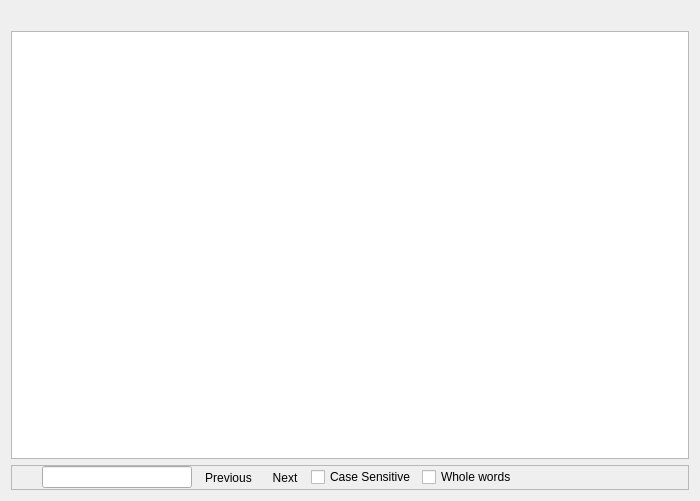
<?xml version="1.0" encoding="UTF-8"?>
<ui version="4.0">
 <class>ModuleViewer</class>
 <widget class="QWidget" name="ModuleViewer">
  <property name="geometry">
   <rect>
    <x>0</x>
    <y>0</y>
    <width>700</width>
    <height>501</height>
   </rect>
  </property>
  <property name="mouseTracking">
   <bool>false</bool>
  </property>
  <property name="windowTitle">
   <string>Form</string>
  </property>
  <layout class="QGridLayout" name="gridLayout">
   <item row="0" column="0">
    <widget class="QLabel" name="LAStatus">
     <property name="mouseTracking">
      <bool>false</bool>
     </property>
     <property name="text">
      <string/>
     </property>
    </widget>
   </item>
   <item row="1" column="0">
    <widget class="QTextBrowser" name="viewer">
     <property name="autoFormatting">
      <set>QTextEdit::AutoAll</set>
     </property>
     <property name="tabChangesFocus">
      <bool>true</bool>
     </property>
     <property name="lineWrapMode">
      <enum>QTextEdit::NoWrap</enum>
     </property>
    </widget>
   </item>
   <item row="2" column="0">
    <widget class="QFrame" name="frameFind">
     <property name="frameShape">
      <enum>QFrame::StyledPanel</enum>
     </property>
     <property name="frameShadow">
      <enum>QFrame::Raised</enum>
     </property>
     <layout class="QHBoxLayout">
      <property name="spacing">
       <number>6</number>
      </property>
      <property name="margin">
       <number>0</number>
      </property>
      <item>
       <widget class="QToolButton" name="toolClose">
        <property name="text">
         <string/>
        </property>
        <property name="icon">
         <iconset resource="../../../../resources/resources.qrc">
          <normaloff>:/images/images/close.png</normaloff>:/images/images/close.png</iconset>
        </property>
        <property name="autoRaise">
         <bool>true</bool>
        </property>
       </widget>
      </item>
      <item>
       <widget class="QLineEdit" name="LEEditFind">
        <property name="sizePolicy">
         <sizepolicy hsizetype="Fixed" vsizetype="Fixed">
          <horstretch>0</horstretch>
          <verstretch>0</verstretch>
         </sizepolicy>
        </property>
        <property name="minimumSize">
         <size>
          <width>150</width>
          <height>0</height>
         </size>
        </property>
       </widget>
      </item>
      <item>
       <widget class="QToolButton" name="toolPrevious">
        <property name="text">
         <string>Previous</string>
        </property>
        <property name="icon">
         <iconset resource="../../../../resources/resources.qrc">
          <normaloff>:/images/images/searchprevious.png</normaloff>:/images/images/searchprevious.png</iconset>
        </property>
        <property name="toolButtonStyle">
         <enum>Qt::ToolButtonTextBesideIcon</enum>
        </property>
        <property name="autoRaise">
         <bool>true</bool>
        </property>
       </widget>
      </item>
      <item>
       <widget class="QToolButton" name="toolNext">
        <property name="minimumSize">
         <size>
          <width>0</width>
          <height>0</height>
         </size>
        </property>
        <property name="text">
         <string>Next</string>
        </property>
        <property name="icon">
         <iconset resource="../../../../resources/resources.qrc">
          <normaloff>:/images/images/searchnext.png</normaloff>:/images/images/searchnext.png</iconset>
        </property>
        <property name="toolButtonStyle">
         <enum>Qt::ToolButtonTextBesideIcon</enum>
        </property>
        <property name="autoRaise">
         <bool>true</bool>
        </property>
        <property name="arrowType">
         <enum>Qt::NoArrow</enum>
        </property>
       </widget>
      </item>
      <item>
       <widget class="QCheckBox" name="checkCase">
        <property name="text">
         <string>Case Sensitive</string>
        </property>
       </widget>
      </item>
      <item>
       <widget class="QCheckBox" name="checkWholeWords">
        <property name="text">
         <string>Whole words</string>
        </property>
       </widget>
      </item>
      <item>
       <widget class="QLabel" name="LAWrapped">
        <property name="minimumSize">
         <size>
          <width>0</width>
          <height>20</height>
         </size>
        </property>
        <property name="maximumSize">
         <size>
          <width>105</width>
          <height>20</height>
         </size>
        </property>
        <property name="text">
         <string/>
        </property>
        <property name="textFormat">
         <enum>Qt::RichText</enum>
        </property>
        <property name="scaledContents">
         <bool>true</bool>
        </property>
        <property name="alignment">
         <set>Qt::AlignLeading|Qt::AlignLeft|Qt::AlignVCenter</set>
        </property>
       </widget>
      </item>
      <item>
       <spacer>
        <property name="orientation">
         <enum>Qt::Horizontal</enum>
        </property>
        <property name="sizeHint" stdset="0">
         <size>
          <width>81</width>
          <height>21</height>
         </size>
        </property>
       </spacer>
      </item>
     </layout>
    </widget>
   </item>
  </layout>
 </widget>
 <resources>
  <include location="../../../../resources/resources.qrc"/>
 </resources>
 <connections/>
</ui>
